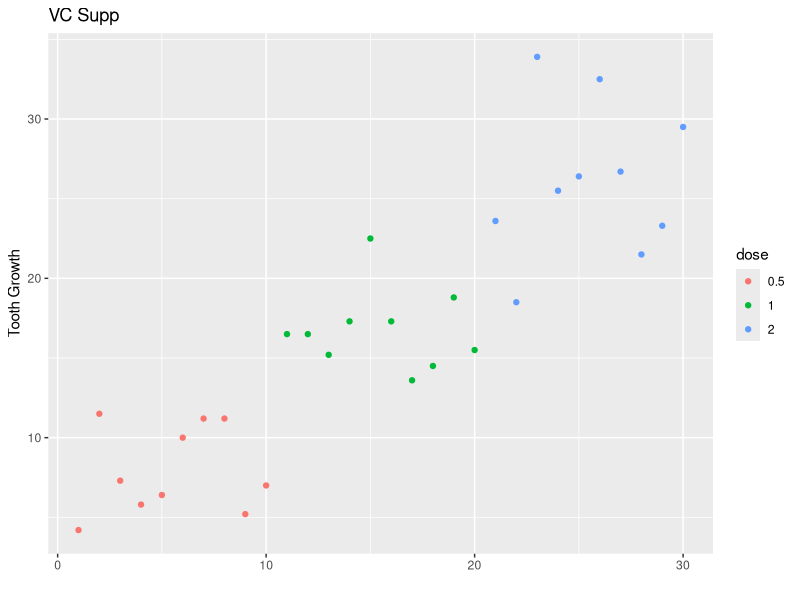
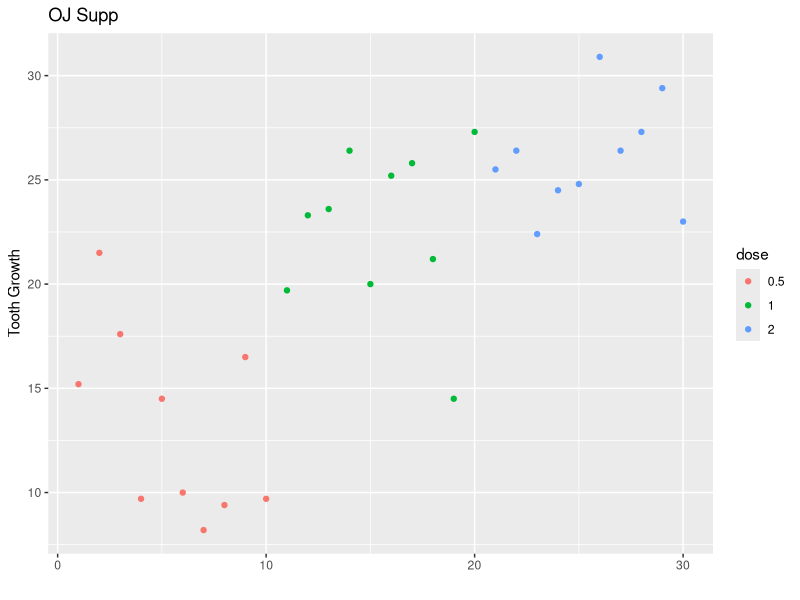
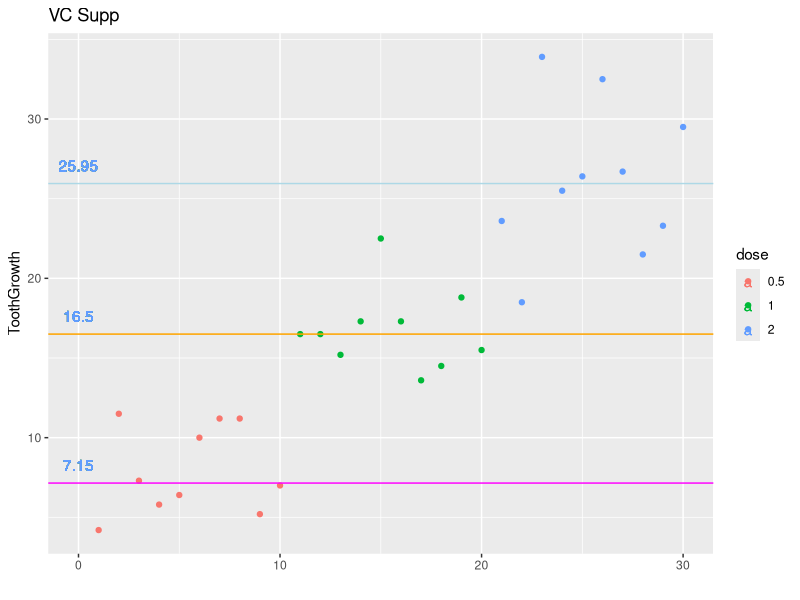
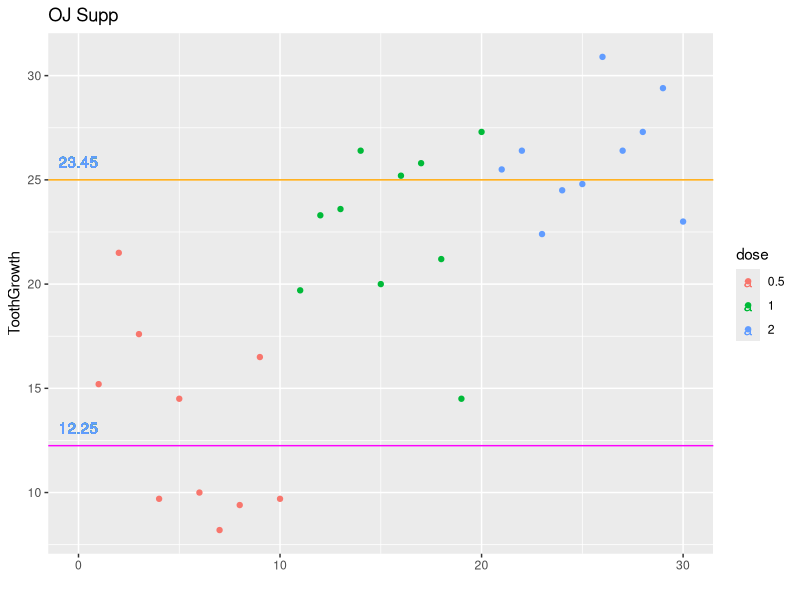

R code for these plots, in order:
## ---- chunk 1
library(datasets)
library(dplyr)
library(ggplot2)
str(ToothGrowth)

## ---- chunk 2
head(ToothGrowth)
## ---- chunk 3
table(ToothGrowth[ToothGrowth$supp == "OJ", 3])
## ---- chunk 4
table(ToothGrowth[ToothGrowth$supp == "VC", 3])
## ---- chunk 5
myVC <- ToothGrowth %>% filter(supp == "VC")
myOJ <- ToothGrowth %>% filter(supp == "OJ")

range(myVC$len)

## ---- chunk 6
range(myOJ$len)
## ---- chunk 7
mean(myOJ$len) - mean(myVC$len)
## ---- chunk 8
myVC$dose <- as.factor(myVC$dose)
qplot(y = len, data = myVC, col = dose, ylab = "Tooth Growth", main = "VC Supp")
## ---- chunk 9
myOJ$dose <- as.factor(myOJ$dose)
qplot(y = len, data = myOJ, col = dose, ylab = "Tooth Growth", main = "OJ Supp")
## ---- chunk 10
VC0.5 <- myVC %>% filter(dose == "0.5")
VC1 <- myVC %>% filter(dose == "1")
VC2 <- myVC %>% filter(dose == "2")
#example outlook
VC1
## ---- chunk 11
t.test(VC1$len - VC0.5$len, paired = F, var.equal = T)
## ---- chunk 12
power.t.test(n = 20, delta = (mean(VC1$len) - mean(VC0.5$len)), sd = sd(myVC$len), type = "one.sample", alt = "one.sided")$power
## ---- chunk 13
t.test(VC2$len - VC1$len, paired = F, var.equal = T)
## ---- chunk 14
power.t.test(n = 20, delta = (mean(VC2$len) - mean(VC1$len)), sd = sd(myVC$len), type = "one.sample", alt = "one.sided")$power
## ---- chunk 15
g <- qplot(y = myVC$len, data = myVC, col = dose, ylab = "ToothGrowth", main = "VC Supp")
g <- g + geom_hline(yintercept = median(VC0.5$len), col = "magenta")
g <- g + geom_hline(yintercept = median(VC1$len), col = "orange")
g <- g + geom_hline(yintercept = median(VC2$len), col = "lightblue")
g <- g + geom_text(aes(0,median(VC0.5$len),label = median(VC0.5$len), vjust = -1))
g <- g + geom_text(aes(0,median(VC1$len),label = median(VC1$len), vjust = -1))
g <- g + geom_text(aes(0,median(VC2$len),label = median(VC2$len), vjust = -1))
g
## ---- chunk 16
rbind(
        t.test(VC0.5$len)$conf,
        t.test(VC1$len)$conf,
        t.test(VC2$len)$conf
)
## ---- chunk 17
OJ0.5 <- myOJ %>% filter(dose == "0.5")
OJ1 <- myOJ %>% filter(dose == "1")
OJ2 <- myOJ %>% filter(dose == "2")
## ---- chunk 18
t.test(OJ1$len - OJ0.5$len, paired = F, var.equal = F)
## ---- chunk 19
power.t.test(n = 20, delta = mean(OJ1$len)- mean(OJ0.5$len), sd = sqrt((9*sd(OJ1$len)^2+9*sd(OJ0.5$len)^2)/18), type = "two.sample", alt = "two.sided")$power
## ---- chunk 20
t.test(OJ2$len - OJ1$len, paired = F, var.equal = F)
## ---- chunk 21
power.t.test(n = 20, delta = mean(OJ2$len)- mean(OJ1$len), sd = sqrt((9*sd(OJ2$len)^2+9*sd(OJ1$len)^2)/18), type = "two.sample", alt = "two.sided")$power
## ---- chunk 22
myOJ12 <- rbind(OJ1, OJ2)
g2 <- qplot(y = myOJ$len, data = myOJ, col = dose, ylab = "ToothGrowth", main = "OJ Supp")
g2 <- g2 + geom_hline(yintercept = median(OJ0.5$len), col = "magenta")
g2 <- g2 + geom_hline(yintercept = median(myOJ12$len), col = "orange")
g2 <- g2 + geom_text(aes(0,median(OJ0.5$len),label = median(OJ0.5$len), vjust = -1))
g2 <- g2 + geom_text(aes(0,median(myOJ12$len),label = median(OJ1$len), vjust = -1))
g2
## ---- chunk 23
rbind(
        t.test(OJ0.5$len)$conf,
        t.test(myOJ12$len)$conf
)
## ---- chunk 24
rbind(
        c(mean(VC0.5$len), mean(OJ0.5$len)),
        c(mean(VC1$len), mean(OJ1$len)),
        c(mean(VC2$len), mean(OJ2$len))
        
)
## ---- chunk 25
rbind(
        t.test(OJ0.5$len - VC0.5$len, paired = F, var.equal = F)$conf,
        t.test(OJ1$len - VC1$len, paired = F, var.equal = F)$conf,
        t.test(OJ2$len -  VC2$len, paired = F, var.equal = F)$conf
)
## ---- chunk 26
t.test(OJ2$len - VC2$len, paired = F, var.equal = F)
